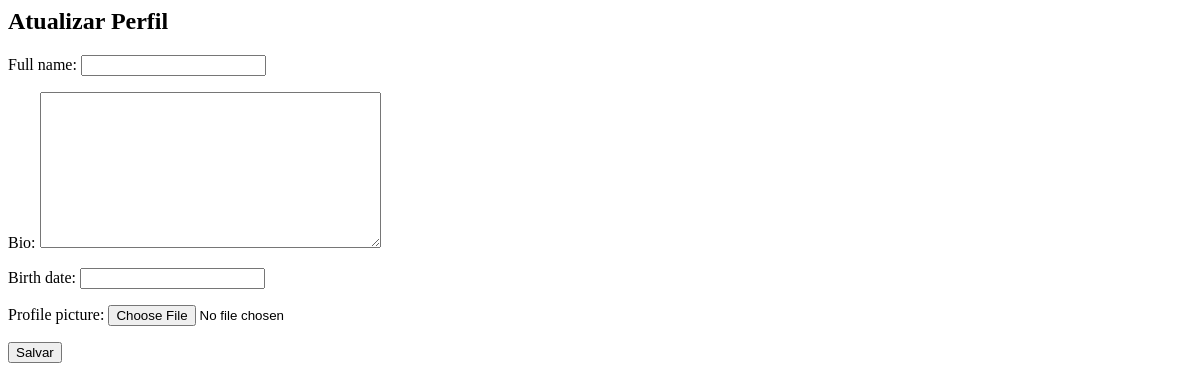
Before: /users/profile/update/ (signed in) with the older database file.
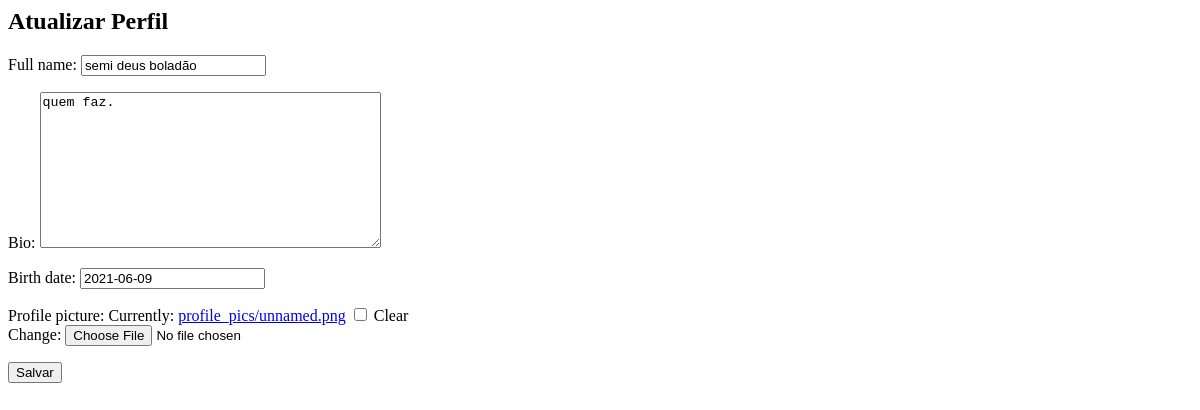
After: the same page with the newer database file.
### users/models.py (models this page shows, shortened)
class CustomUser(AbstractUser):
    full_name = models.CharField(max_length=255, null=True, blank=True)  # Nome completo
    bio = models.TextField(null=True, blank=True)  # Biografia do usuário
    profile_picture = models.ImageField(upload_to='profile_pics/', null=True, blank=True)  # Imagem de perfil
    birth_date = models.DateField(null=True, blank=True)  # Data de nascimento

### users/views.py (the view)
# urls.py: path('profile/update/', profile_update, name='profile_update'),   # Usando a função register
@login_required
def profile_update(request):
    if request.method == 'POST':
        form = UserProfileForm(request.POST, request.FILES, instance=request.user)
        if form.is_valid():
            form.save()
            return redirect('profile_update')  # Redireciona após salvar
    else:
        form = UserProfileForm(instance=request.user)
    return render(request, 'profile_update.html', {'form': form})

### users/forms.py
class UserProfileForm(forms.ModelForm):
    class Meta:
        model = CustomUser
        fields = ('full_name', 'bio', 'birth_date', 'profile_picture')  # Campos adicionais

### users/templates/profile_update.html (shortened to what this page needs)
<h2>Atualizar Perfil</h2>
<form method="post" enctype="multipart/form-data">
    {{ form.as_p }}
    <button type="submit">Salvar</button>
</form>

Changed rows visible on the page:
changed CustomUser: full_name (not shown) → "semi deus boladão"; bio (not shown) → "quem faz."; birth_date (not shown) → "2021-06-09"
Other visible differences:
form field as_p: (not shown) → "☐"
text no longer shown: "Full name: Bio: Birth date: Profile picture:"
text now shown: "Full name: Bio: Birth date: Profile picture: Currently: profile_pics/unnamed.png Clear Change:"
